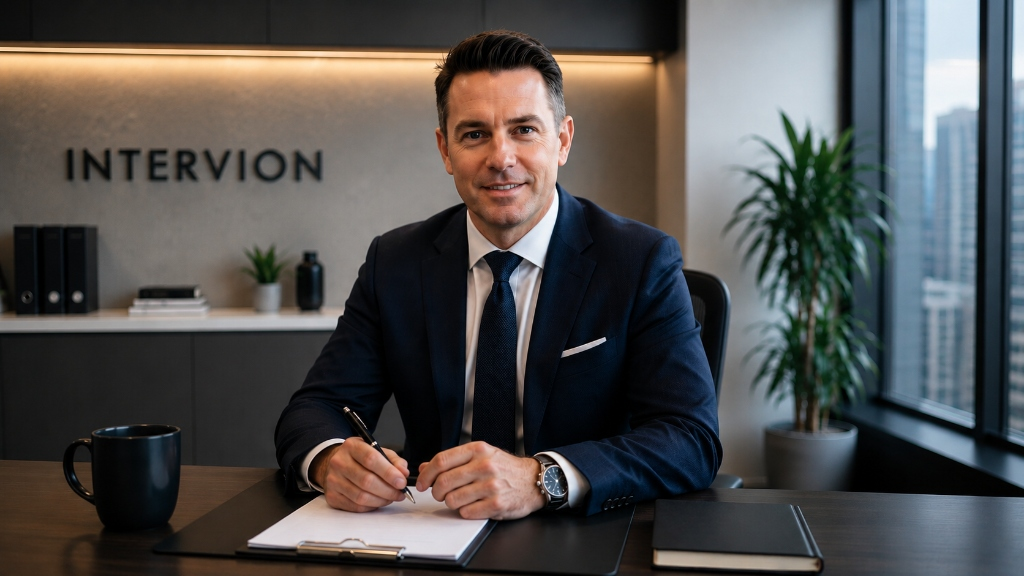
#> input picture ui/assets/interviewer.png, 1024 x 576 px
$ python generate_gifs.py
#> lines starting #> are read from the running program, lines starting #| are printed output that depends on the picture
from PIL import Image
import os

assets_dir = os.path.dirname(__file__)
img_path = os.path.join(assets_dir, "interviewer.png")

if not os.path.exists(img_path):
    print("Error: interviewer.png not found!")
    exit(1)

base_img = Image.open(img_path).convert("RGBA")
w, h = base_img.size
#> w = 1024; h = 576

# 1. Idle (Static)
base_img.save(
    os.path.join(assets_dir, "avatar_idle.gif"),
    save_all=True,
    append_images=[base_img],
    duration=1000,
    loop=0
)

# 2. Talking (Fast vertical stretch to simulate jaw movement/talking)
# We will stretch the bottom 60% of the image slightly down.
talk_frame = base_img.copy()
# Crop top 40% (eyes and above)
top_crop = base_img.crop((0, 0, w, int(h * 0.45)))
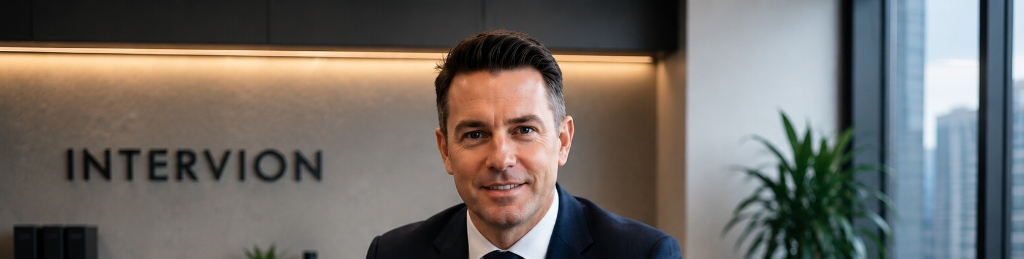
#> top_crop: PIL image 1024x259 RGBA; mean R, G, B, A 113.1, 108.3, 103, 255
# Crop bottom 55% (mouth and below)
bottom_crop = base_img.crop((0, int(h * 0.45), w, h))
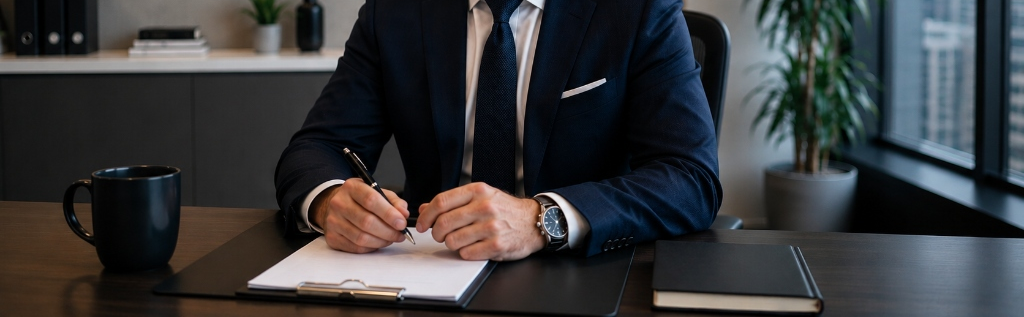
#> bottom_crop: PIL image 1024x317 RGBA; mean R, G, B, A 56.7, 57.6, 59.4, 255
# Stretch bottom part slightly
stretched_bottom = bottom_crop.resize((w, int(bottom_crop.height * 1.02)), Image.Resampling.LANCZOS)
# Paste back
talk_frame.paste(top_crop, (0, 0))
talk_frame.paste(stretched_bottom, (0, int(h * 0.45)))
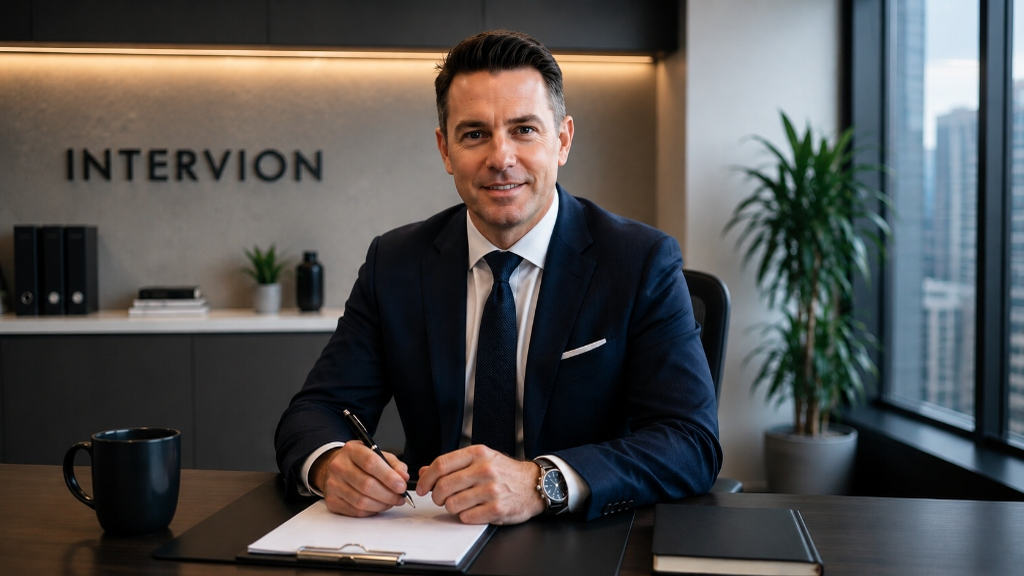
#> talk_frame: PIL image 1024x576 RGBA; mean R, G, B, A 82.1, 80.5, 79.2, 255
# Crop back to original size if it exceeded
talk_frame = talk_frame.crop((0, 0, w, h))

talk_frame.save(
    os.path.join(assets_dir, "avatar_talking.gif"),
    save_all=True,
    append_images=[base_img, talk_frame, base_img, talk_frame],
    duration=150, # Fast flapping
    loop=0
)

# 3. Listening (Slow breathing effect)
# Slightly scale the entire image by 1%
breathe_frame = base_img.resize((int(w * 1.01), int(h * 1.01)), Image.Resampling.LANCZOS)
# Crop center to keep dimensions same
left = (breathe_frame.width - w) // 2
#> left = 5
top = (breathe_frame.height - h) // 2
#> top = 2
breathe_frame = breathe_frame.crop((left, top, left + w, top + h))
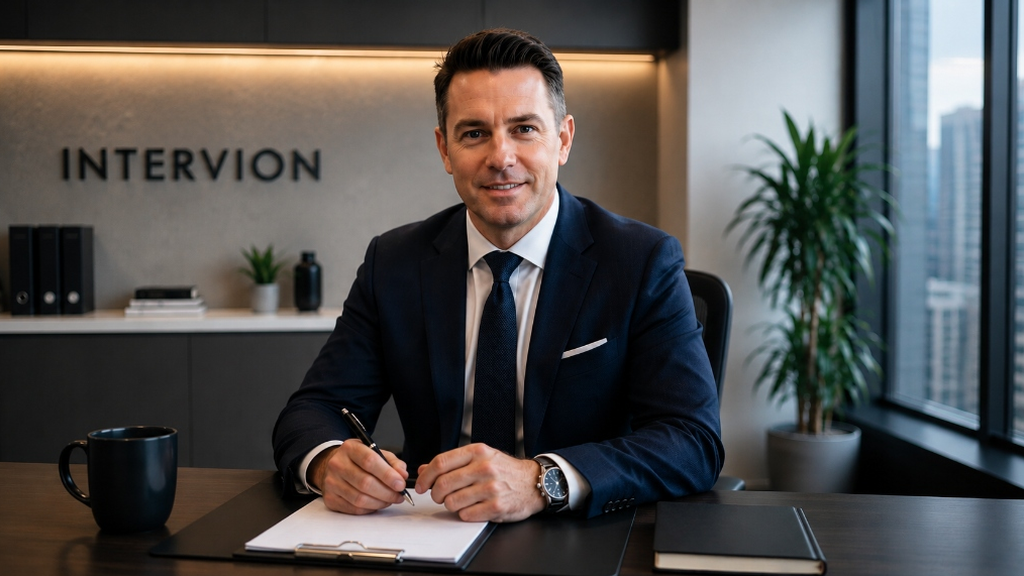
#> breathe_frame: PIL image 1024x576 RGBA; mean R, G, B, A 82.1, 80.4, 79, 255

breathe_frame.save(
    os.path.join(assets_dir, "avatar_listening.gif"),
    save_all=True,
    append_images=[base_img, breathe_frame, breathe_frame, base_img],
    duration=600, # Slow breathing
    loop=0
)

print("GIFs generated successfully!")
